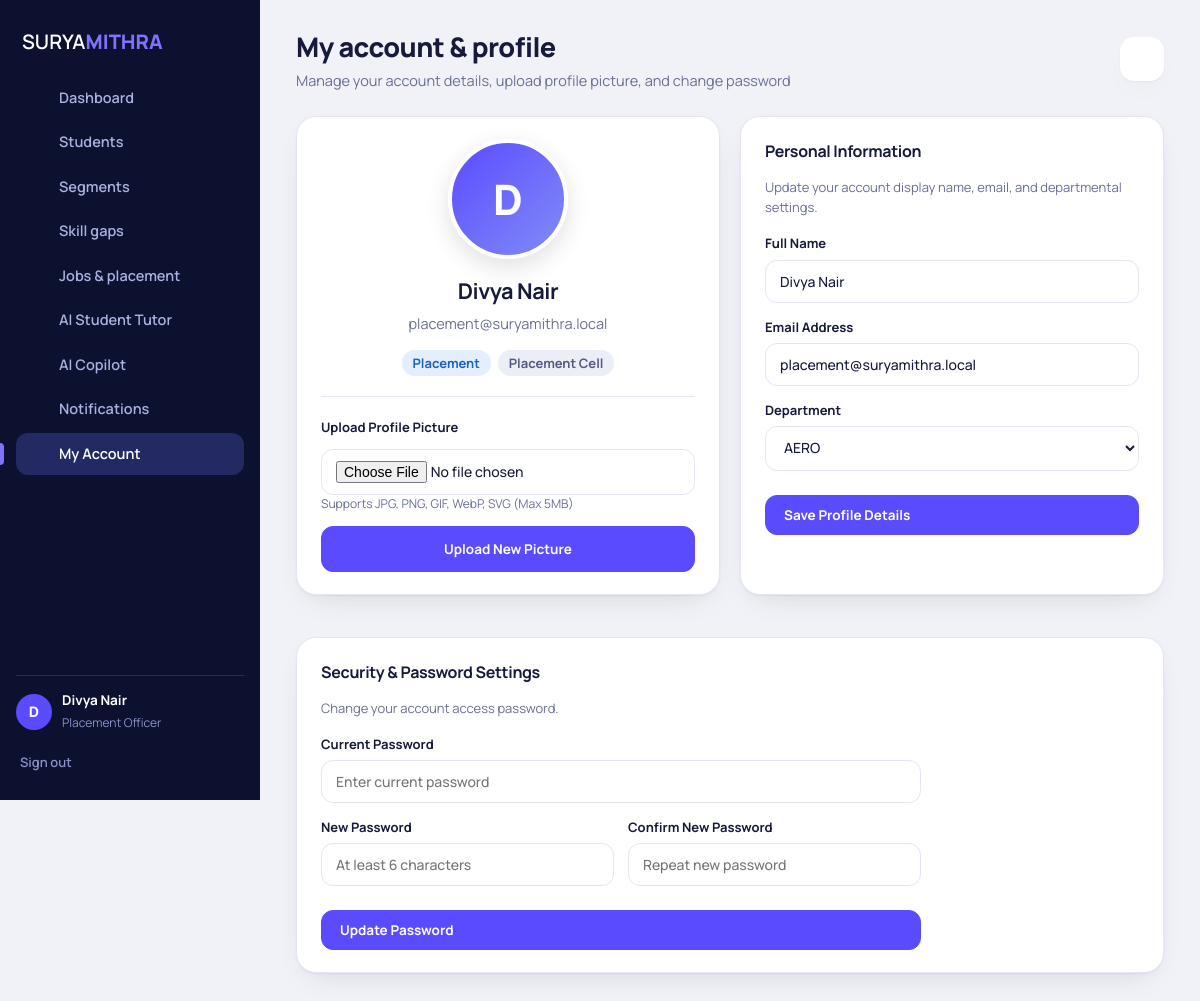
The page /profile.php (signed in) on the database its author committed.
### tables this page shows
CREATE TABLE users (
  id INT PRIMARY KEY AUTO_INCREMENT,
  name VARCHAR(120) NOT NULL,
  email VARCHAR(150) UNIQUE NOT NULL,
  password_hash VARCHAR(255) NOT NULL,
  role VARCHAR(20) NOT NULL,
  department VARCHAR(60) NULL,
  added_by INT NULL,
  firebase_uid VARCHAR(128) NULL,
  avatar VARCHAR(255) NULL,
  is_active TINYINT(1) DEFAULT 1,
  last_login DATETIME NULL,
  created_at TIMESTAMP DEFAULT CURRENT_TIMESTAMP,
  FOREIGN KEY (added_by) REFERENCES users(id) ON DELETE SET NULL
);

### includes/functions.php (called while the page is built, shortened)
<?php
function db(): PDO {
    static $pdo = null;
    if ($pdo === null) {
        try {
            $pdo = new PDO('mysql:host=' . DB_HOST . ';dbname=' . DB_NAME . ';charset=utf8mb4', DB_USER, DB_PASS, [
                PDO::ATTR_ERRMODE => PDO::ERRMODE_EXCEPTION,
                PDO::ATTR_DEFAULT_FETCH_MODE => PDO::FETCH_ASSOC,
            ]);
            $hasUsers = false;
            try {
                $uCount = (int)$pdo->query("SELECT COUNT(*) FROM users")->fetchColumn();
                $hasUsers = ($uCount > 0);
            } catch (Exception $e) {
                $hasUsers = false;
            }
            if (!$hasUsers) {
                auto_seed_database($pdo);
            } else {
                foreach ($alters as $q) {
                    try { $pdo->exec($q); } catch (Exception $ex) {}
                }
            }
        } catch (PDOException $ex) {
            die('<div style="font-family:sans-serif;padding:40px;background:#f8d7da;color:#721c24;border-radius:12px;margin:40px auto;max-width:600px">
                <h2>Database Connection Failed</h2>
                <p>Could not connect to MySQL server at <code>' . e(DB_HOST) . '</code>.</p>
                <p>Please make sure your MySQL database credentials and server are running.</p>
                <p><small>Error detail: ' . e($ex->getMessage()) . '</small></p>
            </div>');
        }
    }
    return $pdo;
}
function e($s): string { return htmlspecialchars((string)$s, ENT_QUOTES, 'UTF-8'); }
function url(string $p = ''): string { return BASE_URL . '/' . ltrim($p, '/'); }
function current_user(): ?array {
    static $cachedUser = null;
    if ($cachedUser === null) {
        try {
            $st = db()->prepare("SELECT id, name, email, role, department, avatar FROM users WHERE id=?");
            $st->execute([$_SESSION['user']['id']]);
            $fetched = $st->fetch();
            if ($fetched) {
                $cachedUser = $fetched;
            } else {
                $cachedUser = $_SESSION['user'];
            }
        } catch (Exception $e) {
            $cachedUser = $_SESSION['user'];
        }
    }
    return $cachedUser;
}
function require_login(): array {
    $u = current_user();
    return $u;
}
function unread_count(): int {
    $u = current_user(); if (!$u) return 0;
    $st = db()->prepare('SELECT COUNT(*) FROM notifications WHERE user_id=? AND is_read=0');
    $st->execute([$u['id']]);
    return (int)$st->fetchColumn();
}
function load_departments(): array {
    $pdo = db();
    try {
        $defaults = [
            ['name' => 'Aeronautical Engineering', 'code' => 'AERO'],
            ['name' => 'Agricultural Engineering', 'code' => 'AGRI'],
            ['name' => 'Artificial Intelligence and Data Science', 'code' => 'AIDS'],
            ['name' => 'Biomedical Engineering', 'code' => 'BME'],
            ['name' => 'Biotechnology', 'code' => 'BT'],
            ['name' => 'Chemical Engineering', 'code' => 'CHEM'],
            ['name' => 'Civil Engineering', 'code' => 'CIVIL'],
            ['name' => 'Computer Science and Engineering', 'code' => 'CSE'],
            ['name' => 'CSE - Artificial Intelligence and Machine Learning', 'code' => 'AIML'],
            ['name' => 'CSE - Internet of Things', 'code' => 'IOT'],
            ['name' => 'Cyber Security', 'code' => 'CYBER'],
            ['name' => 'Electrical and Electronics Engineering', 'code' => 'EEE'],
            ['name' => 'Electronics and Communication Engineering', 'code' => 'ECE'],
            ['name' => 'Food Technology', 'code' => 'FT'],
            ['name' => 'Information Technology', 'code' => 'IT'],
            ['name' => 'Mechanical Engineering', 'code' => 'MECH'],
            ['name' => 'Mechatronics Engineering', 'code' => 'MCT'],
            ['name' => 'Pharmaceutical Technology', 'code' => 'PT'],
            ['name' => 'Robotics and Automation', 'code' => 'RA']
        ];
        foreach ($defaults as $d) {
            $pdo->prepare("INSERT IGNORE INTO departments (name, code) VALUES (?, ?)")->execute([$d['name'], $d['code']]);
        }
        $depts = $pdo->query("SELECT code FROM departments ORDER BY code")->fetchAll(PDO::FETCH_COLUMN);
        return !empty($depts) ? $depts : ['AERO', 'AGRI', 'AIDS', 'AIML', 'BME', 'BT', 'CHEM', 'CIVIL', 'CSE', 'CYBER', 'ECE', 'EEE', 'FT', 'IOT', 'IT', 'MCT', 'MECH', 'PT', 'RA'];
    } catch (Exception $ex) {
        return ['AERO', 'AGRI', 'AIDS', 'AIML', 'BME', 'BT', 'CHEM', 'CIVIL', 'CSE', 'CYBER', 'ECE', 'EEE', 'FT', 'IOT', 'IT', 'MCT', 'MECH', 'PT', 'RA'];
    }
}

### profile.php (the view, shortened to what this page needs)
<?php
$pageTitle = 'My account & profile';
$pageSub = 'Manage your account details, upload profile picture, and change password';
require_once __DIR__ . '/includes/functions.php';
$u = require_login();
$departments = load_departments();
include __DIR__ . '/includes/header.php';
?>
<div class="grid g2">
  <div class="card" style="text-align:center;">
    <div style="margin: 0 auto 16px; width: 120px; height: 120px; position: relative;">
      <?php if (!empty($u['avatar']) && file_exists(__DIR__ . '/' . $u['avatar'])): ?>
        <img src="<?= url(e($u['avatar'])) ?>" alt="<?= e($u['name']) ?>" style="width:120px; height:120px; border-radius:50%; object-fit:cover; border: 4px solid var(--primary); box-shadow:0 8px 24px rgba(0,0,0,0.12);">
      <?php else: ?>
        <div style="width:120px; height:120px; border-radius:50%; background:linear-gradient(135deg, var(--primary), #818cf8); color:#fff; display:flex; align-items:center; justify-content:center; font-size:42px; font-weight:800; border:4px solid #fff; box-shadow:0 8px 24px rgba(0,0,0,0.12);">
          <?= e(strtoupper(substr($u['name'], 0, 1))) ?>
        </div>
      <?php endif; ?>
    </div>
    <h2 style="margin-bottom:4px"><?= e($u['name']) ?></h2>
    <p class="muted" style="margin-top:0"><?= e($u['email']) ?></p>
    <div style="margin-bottom:16px">
      <span class="pill blue" style="font-size:13px"><?= e(ucfirst($u['role'])) ?></span>
      <span class="pill slate" style="font-size:13px; margin-left:4px"><?= e($u['department'] ?: 'General') ?></span>
    </div>
    <hr style="border:0; border-top:1px solid var(--line); margin:20px 0;">
    <form method="post" enctype="multipart/form-data" style="text-align:left">
      <label><strong>Upload Profile Picture</strong>
        <input type="file" name="avatar_file" accept="image/*" required style="margin-top:6px">
      </label>
      <small class="muted" style="display:block; margin-bottom:12px">Supports JPG, PNG, GIF, WebP, SVG (Max 5MB)</small>
      <button class="btn primary wide">Upload New Picture</button>
    </form>
  </div>
  <div class="card">
    <h3>Personal Information</h3>
    <p class="sub">Update your account display name, email, and departmental settings.</p>
    <form method="post" class="formgrid">
      <label>Full Name
        <input name="name" value="<?= e($_POST['name'] ?? $u['name']) ?>" required placeholder="Your full name">
      </label>
      <label>Email Address
        <input type="email" name="email" value="<?= e($_POST['email'] ?? $u['email']) ?>" required placeholder="you@suryamithra.local">
      </label>
      <label style="grid-column: 1/-1">Department
        <select name="department">
          <?php foreach ($departments as $d): ?>
            <option value="<?= e($d) ?>" <?= ($u['department'] === $d) ? 'selected' : '' ?>><?= e($d) ?></option>
          <?php endforeach; ?>
        </select>
      </label>
      <button class="btn primary" style="grid-column: 1/-1; margin-top:10px">Save Profile Details</button>
    </form>
  </div>
</div>
<div class="card" style="margin-top:20px">
  <h3>Security & Password Settings</h3>
  <p class="sub">Change your account access password.</p>
  <form method="post" class="formgrid" style="max-width:600px">
    <label style="grid-column: 1/-1">Current Password
      <input type="password" name="current_password" required placeholder="Enter current password">
    </label>
    <label>New Password
      <input type="password" name="new_password" required minlength="6" placeholder="At least 6 characters">
    </label>
    <label>Confirm New Password
      <input type="password" name="confirm_password" required minlength="6" placeholder="Repeat new password">
    </label>
    <button class="btn primary" style="grid-column: 1/-1; margin-top:10px">Update Password</button>
  </form>
</div>
<?php include __DIR__ . '/includes/footer.php'; ?>

### includes/header.php (shortened to what this page needs)
<?php
require_once __DIR__ . '/functions.php';
$user = require_login();
$role = $user['role'];
$nav = [
  ['dashboard.php', 'Dashboard', 'grid', ['admin', 'hod', 'faculty', 'placement']],
  ['attendance.php', '7-Period Attendance', 'calendar', ['admin', 'hod', 'faculty']],
  ['hierarchy.php', 'Staff hierarchy', 'hierarchy', ['admin', 'hod', 'faculty']],
  ['student.php', 'My success profile', 'user', ['student']],
  ['students.php', 'Students', 'users', ['admin', 'hod', 'faculty', 'placement']],
  ['risk.php', 'Risk center', 'alert', ['admin', 'hod', 'faculty']],
  ['segmentation.php', 'Segments', 'pie', ['admin', 'hod', 'faculty', 'placement']],
  ['skills.php', 'Skill gaps', 'target', ['admin', 'hod', 'faculty', 'placement']],
  ['interventions.php', 'Interventions', 'heart', ['admin', 'hod', 'faculty']],
  ['whatif.php', 'What-if simulator', 'sliders', ['admin', 'hod', 'faculty', 'student']],
  ['subjects.php', 'Subjects & Staff', 'sliders', ['admin', 'hod', 'faculty']],
  ['subject_marks.php', 'Internal & Sem Marks', 'target', ['admin', 'hod', 'faculty']],
  ['quizzes.php', 'Daily 10 MCQ Quizzes', 'spark', ['admin', 'hod', 'faculty', 'student']],
  ['placement/jobs.php', 'Jobs & placement', 'briefcase', ['admin', 'placement', 'student']],
  ['ai_tutor.php', 'AI Student Tutor', 'spark', ['admin', 'hod', 'faculty', 'placement', 'student']],
  ['copilot.php', 'AI Copilot', 'spark', ['admin', 'hod', 'faculty', 'placement']],
  ['notifications.php', 'Notifications', 'bell', ['admin', 'hod', 'faculty', 'placement', 'student']],
  ['profile.php', 'My Account', 'user', ['admin', 'hod', 'faculty', 'placement', 'student']],
  ['admin/import.php', 'Import data', 'upload', ['admin']],
  ['admin/users.php', 'Users & audit', 'shield', ['admin']],
];
$icons = [
  'calendar' => '<rect x="3" y="4" width="18" height="18" rx="2"/><line x1="16" y1="2" x2="16" y2="6"/><line x1="8" y1="2" x2="8" y2="6"/><line x1="3" y1="10" x2="21" y2="10"/>',
  'grid' => '<rect x="3" y="3" width="7" height="7" rx="1.5"/><rect x="14" y="3" width="7" height="7" rx="1.5"/><rect x="3" y="14" width="7" height="7" rx="1.5"/><rect x="14" y="14" width="7" height="7" rx="1.5"/>',
 'hierarchy' => '<path d="M12 3v6M6 12v6M18 12v6M3 18h6M15 18h6M6 12h12"/><circle cx="12" cy="3" r="2"/><circle cx="6" cy="18" r="2"/><circle cx="18" cy="18" r="2"/>',
 'user' => '<circle cx="12" cy="8" r="4"/><path d="M4 21c1-4 4-6 8-6s7 2 8 6"/>',
 'users' => '<circle cx="9" cy="8" r="3.5"/><path d="M2 20c.8-3.5 3.4-5 7-5s6.2 1.5 7 5"/><circle cx="17" cy="9" r="2.5"/><path d="M17 14c2.6.2 4.4 1.6 5 4"/>',
 'alert' => '<path d="M12 3l10 18H2z"/><path d="M12 10v5M12 18v.5"/>',
 'pie' => '<path d="M12 3a9 9 0 1 0 9 9h-9z"/><path d="M15 3.5A9 9 0 0 1 20.5 9H15z"/>',
 'target' => '<circle cx="12" cy="12" r="9"/><circle cx="12" cy="12" r="5"/><circle cx="12" cy="12" r="1"/>',
 'heart' => '<path d="M12 20s-8-5-8-11a4.5 4.5 0 0 1 8-2.5A4.5 4.5 0 0 1 20 9c0 6-8 11-8 11z"/>',
 'sliders' => '<path d="M4 6h10M18 6h2M4 12h4M12 12h8M4 18h12M20 18h0"/><circle cx="16" cy="6" r="2"/><circle cx="10" cy="12" r="2"/><circle cx="18" cy="18" r="2"/>',
 'briefcase' => '<rect x="3" y="7" width="18" height="13" rx="2"/><path d="M9 7V5a2 2 0 0 1 2-2h2a2 2 0 0 1 2 2v2M3 13h18"/>',
 'spark' => '<path d="M12 3l1.8 5.2L19 10l-5.2 1.8L12 17l-1.8-5.2L5 10l5.2-1.8z"/><path d="M19 17l.7 2 2 .7-2 .7-.7 2-.7-2-2-.7 2-.7z"/>',
 'bell' => '<path d="M6 16V11a6 6 0 0 1 12 0v5l2 2H4z"/><path d="M10 21h4"/>',
 'upload' => '<path d="M12 16V4M7 9l5-5 5 5"/><path d="M4 16v4h16v-4"/>',
 'shield' => '<path d="M12 3l8 3v6c0 5-3.5 8-8 9-4.5-1-8-4-8-9V6z"/>',
];
$cur = ltrim(str_replace(BASE_URL, '', $_SERVER['SCRIPT_NAME']), '/');
$roleLabel = [
  'admin' => 'Administrator',
  'hod' => 'HOD (Head of Dept)',
  'faculty' => 'Teacher / Faculty',
  'placement' => 'Placement Officer',
  'student' => 'Student'
][$role] ?? $role;
?><!doctype html>
<html lang="en">
<head>
<link rel="stylesheet" href="<?= url('assets/css/app.css') ?>">
</head>
<body>
<div class="shell">
  <aside class="side" id="side">
    <a class="brand" href="<?= url('dashboard.php') ?>"><span>SURYA<b>MITHRA</b></span></a>
    <nav>
      <?php foreach ($nav as [$href, $label, $ic, $roles]): if (!in_array($role, $roles, true)) continue; ?>
        <a href="<?= url($href) ?>" class="<?= $cur === $href ? 'on' : '' ?>">
          <svg viewBox="0 0 24 24" fill="none" stroke="currentColor" stroke-width="1.8" stroke-linecap="round" stroke-linejoin="round"><?= $icons[$ic] ?></svg>
          <span><?= e($label) ?></span>
        </a>
      <?php endforeach; ?>
    </nav>
    <div class="side-foot">
      <a class="who" href="<?= url('profile.php') ?>" style="text-decoration:none; color:inherit; display:flex; align-items:center; gap:10px;">
        <?php if (!empty($user['avatar']) && file_exists(__DIR__ . '/../' . $user['avatar'])): ?>
          <img src="<?= url(e($user['avatar'])) ?>" alt="Avatar" style="width:36px; height:36px; border-radius:50%; object-fit:cover; border:2px solid var(--primary);">
        <?php else: ?>
          <span class="av"><?= e(strtoupper(substr($user['name'], 0, 1))) ?></span>
        <?php endif; ?>
        <div><strong><?= e($user['name']) ?></strong><small><?= e($roleLabel) ?></small></div>
      </a>
      <a class="out" href="<?= url('logout.php') ?>">Sign out</a>
    </div>
  </aside>
  <main class="main">
    <header class="top">
      <div><h1><?= e($pageTitle ?? 'Dashboard') ?></h1><?php if (!empty($pageSub)): ?><p><?= e($pageSub) ?></p><?php endif; ?></div>
      <a class="bell" href="<?= url('notifications.php') ?>" aria-label="Notifications">
        <svg viewBox="0 0 24 24" fill="none" stroke="currentColor" stroke-width="1.8" stroke-linecap="round" stroke-linejoin="round"><?= $icons['bell'] ?></svg>
      </a>
    </header>
    <div class="content">

### rows shown on the page
users: name "D", name "Divya Nair", role "Placement Officer", email "placement@suryamithra.local", role "Placement", department "Placement Cell"

### other values the page prints
$label "Dashboard"
$label "Students"
$label "Segments"
$label "Skill gaps"
$label "Jobs & placement"
$label "AI Student Tutor"
$label "AI Copilot"
$label "Notifications"
$label "My Account"
$pageTitle "My account & profile"
$pageSub "Manage your account details, upload profile picture, and change password"
form field department "AERO"
